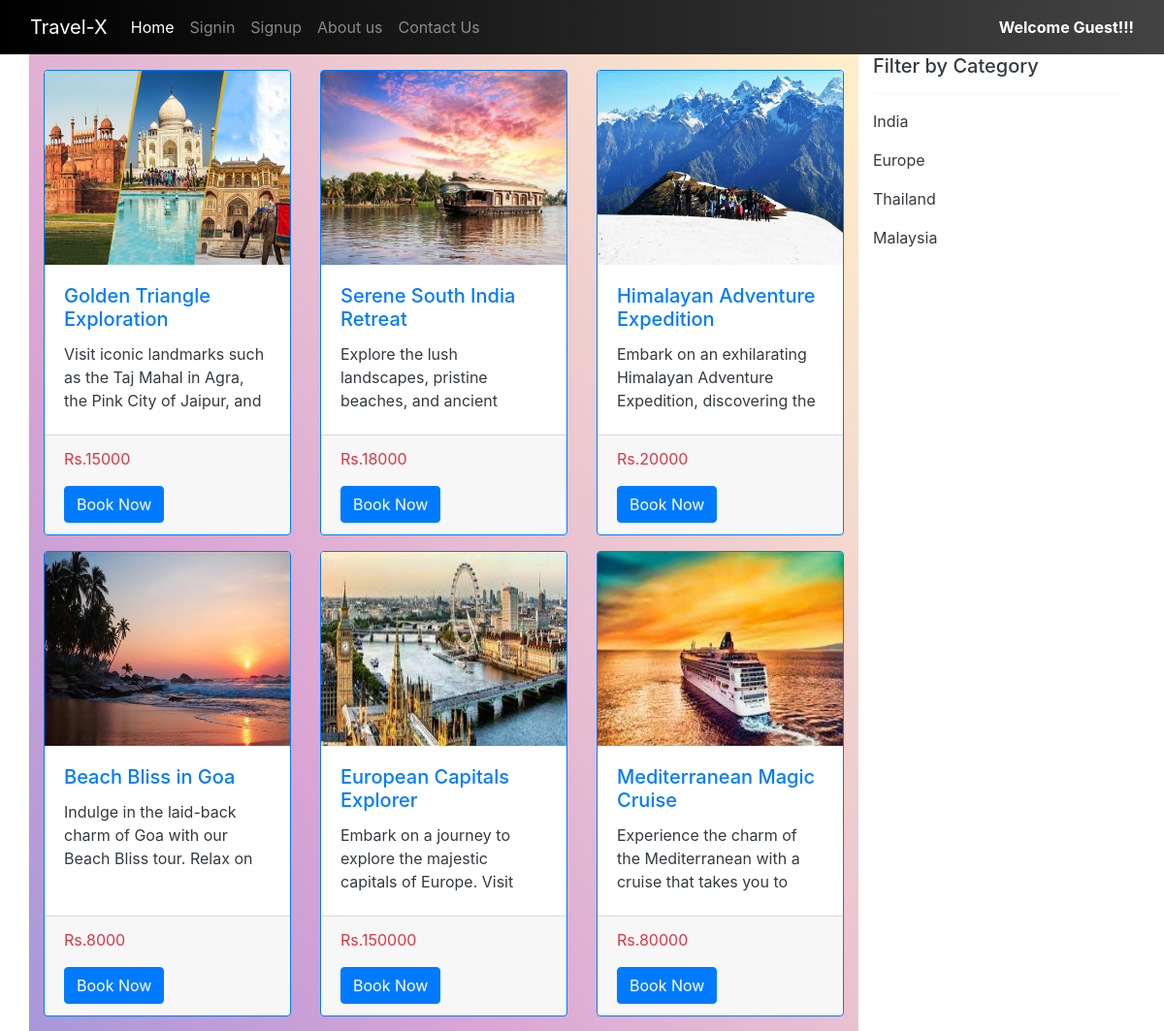
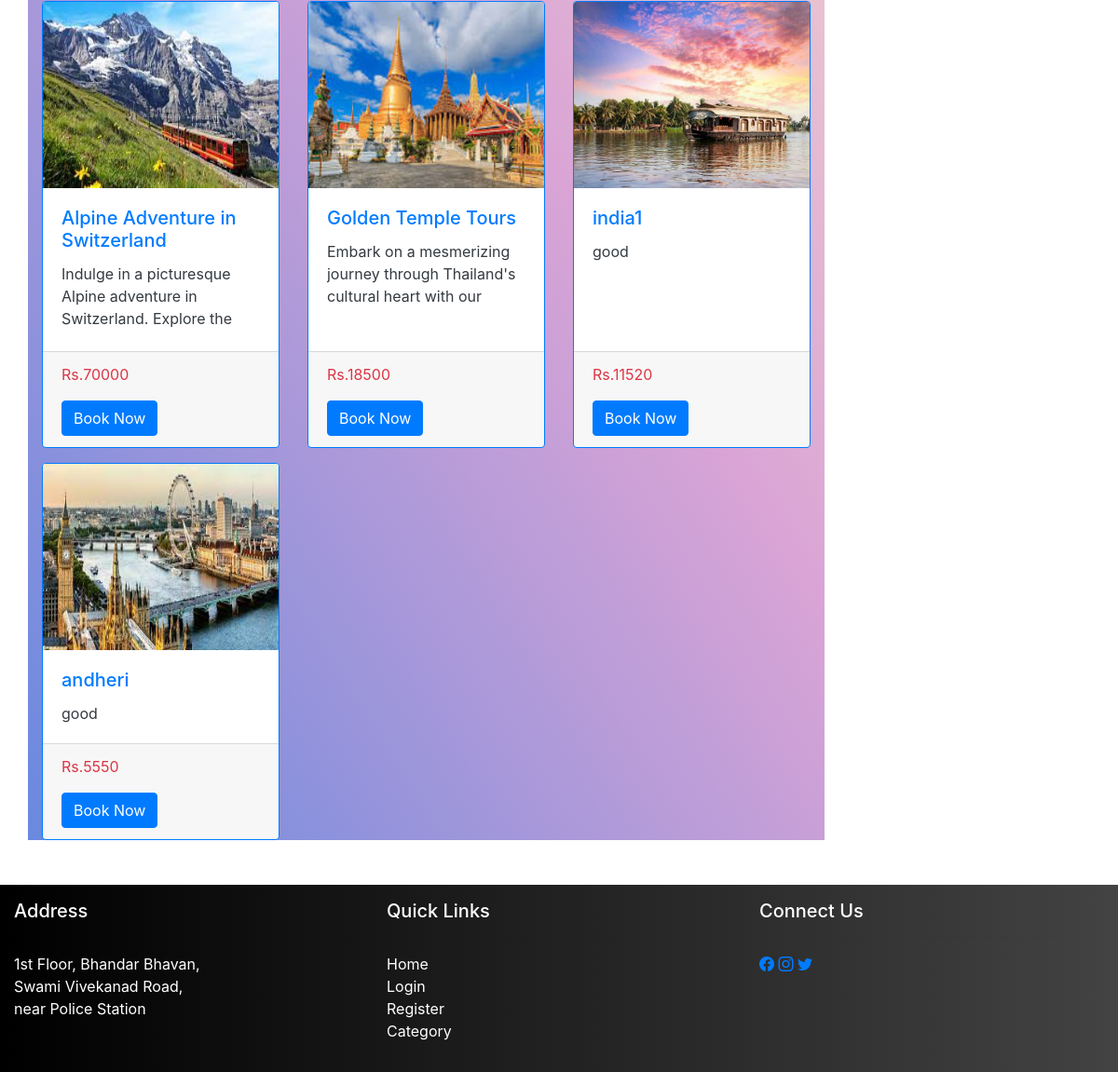
/main/, run on the app's committed database (2 pictures, top to bottom).
### Tourtravelapp/models.py (models this page shows)
class Pakage(models.Model):
    userid = models.ForeignKey(User, on_delete=models.CASCADE, null=True)
    pid = models.IntegerField(primary_key=True)
    pname = models.CharField(max_length=100)
    type =  (
        ("India", "India"),
        ("Europe", "Europe"),
        ("Thailand", "Thailand"),
        ("Malaysia", "Malaysia"),
    )
    category = models.CharField(max_length=50, choices=type, default="")
    pprice = models.IntegerField()
    pdescription = models.TextField()
    pimage = models.ImageField(upload_to='pakageimages')
    objects = models.Manager()
    pakagemanger = CustomManger()

### Tourtravelapp/views.py (the view)
# urls.py: path('main/', views.main, name='main'),
def main(request):
    username = request.user.username
    allpakages = Pakage.objects.all()
    context={'usern':username,'allpakages':allpakages}
    return render(request, 'main.html', context)

### Template/main.html (shortened to what this page needs)
{% extends 'base.html' %}
{% block body %}
<link rel="stylesheet" href="https://stackpath.bootstrapcdn.com/bootstrap/4.5.2/css/bootstrap.min.css">
<div class="container">
    <div class="row">
        <div class="col-md-9" style="background-image: linear-gradient( 58.2deg,  rgba(40,91,212,0.73) -3%, rgba(171,53,163,0.45) 49.3%, rgba(255,204,112,0.37) 97.7% );">
            <div class="row">
                {% for x in allpakages %}
                <div class="col-md-4 mt-3">
                    <div class="card border-primary bg-white h-100">
                        <img src="{{ x.pimage.url }}" class="card-img-top" alt="..." height="200px">
                        <div class="card-body">
                            <h5 class="card-title text-primary">{{ x.pname }}</h5>
                            <p class="card-text text-dark" style="max-height: 75px; overflow: hidden;">{{ x.pdescription }}</p>
                        </div>
                        <div class="card-footer">
                            <p class="card-text text-danger">Rs.{{ x.pprice }}</p>
                            <a href=" /addtocart/{{x.pid}}" class="btn btn-primary">Book Now</a>
                        </div>
                    </div>
                </div>
                {% endfor %}
            </div>
        </div>
        <div class="filter-category col-md-3" style="background-color: white;">
            <h5 class="text-dark">Filter by Category</h5>
            <hr>
            <p><a href="{% url 'india' %}" class="text-decoration-none text-dark">India</a></p>
            <p><a href="{% url 'europe' %}" class="text-decoration-none text-dark">Europe</a></p>
            <p><a href="{% url 'thailand' %}" class="text-decoration-none text-dark">Thailand</a></p>
            <p><a href="{% url 'malaysia' %}" class="text-decoration-none text-dark">Malaysia</a></p>
        </div>
    </div>
</div>
{% endblock %}

### Template/base.html (shortened to what this page needs)
<!doctype html>
<html lang="en">
  <head>
    <link href="https://cdn.jsdelivr.net/npm/bootstrap@5.3.2/dist/css/bootstrap.min.css" rel="stylesheet">
    <link rel="stylesheet" href="https://cdn.jsdelivr.net/npm/bootstrap-icons@1.11.3/font/bootstrap-icons.min.css">
  </head>
  <body>
  <div class="container-fluid md-5">
      <div class="row">
    <nav class="navbar navbar-expand-lg navbar-dark" style="background: linear-gradient(to right, #000000, #434343);">
      <div class="container-fluid">
        <a class="navbar-brand" href="{% url 'index' %}">Travel-X</a>
        <div class="collapse navbar-collapse" id="navbarScroll">
          <ul class="navbar-nav me-auto my-2 my-lg-0 navbar-nav-scroll" style="--bs-scroll-height: 100px;">
            <li class="nav-item">
              <a class="nav-link active" aria-current="page" href="{% url 'index' %}">Home</a>
            </li>
            {% if user.is_authenticated %}
            <li class="nav-item">
              <a class="nav-link" href="{% url 'showbooking' %}">My Bookings</a>
            </li>
            <li class="nav-item">
              <a class="nav-link" href="{% url 'userlogout' %}">Logout</a>
            </li>
            {% else %}
            <li class="nav-item">
              <a class="nav-link" href="{% url 'signin' %}">Signin</a>
            </li>
            <li class="nav-item">
              <a class="nav-link" href="{% url 'signup' %}">Signup</a>
            </li>
            {% endif %}
            <li class="nav-item">
              <a class="nav-link "href="{% url 'about' %}" >About us</a>
            </li>
            <li class="nav-item">
              <a class="nav-link " href="{% url 'contact' %}">Contact Us</a>
            </li>
          </ul>
        {% if user.is_authenticated %}
            <strong style="color: white;">Welcome {{user}}!!!</strong>
            <form class="d-flex" role="search" method ="get" action="{% url 'searchpakages' %}">>
              <input class="form-control me-2" name="q" value="{{query}}" type="search" placeholder="Search" aria-label="Search">
              <button class="btn btn-outline-success" type="submit">Search</button>
            </form>
        {% else %}
            <strong style="color: white;">Welcome Guest!!!</strong>
        {% endif %}
        </div>
      </div>
    </nav>
  </div>
</div>
    {% block body %}{% endblock %}
  <div class="container-fluid mt-5" style="background: linear-gradient(to right, #000000, #434343); color: #ffffff ">
    <div class="row">
        <div class="col-md-4 my-3">
            <h5>Address</h5>
            <hr>
            <address>
                1st Floor, Bhandar Bhavan,<br>
                Swami Vivekanad Road,<br>
                near Police Station
            </address>
        </div>
        <div class="col-md-4 my-3">
            <h5>Quick Links</h5>
            <hr>
            <ul class="list-unstyled">
                <li><a href="{% url 'index' %}" style="color: #ffffff;">Home</a></li>
                <li><a href="{% url 'signin' %}" style="color: #ffffff;">Login</a></li>
                <li><a href="{% url 'signup' %}" style="color: #ffffff;">Register</a></li>
                <li><a href="#" style="color: #ffffff;">Category</a></li>
            </ul>
        </div>
        <div class="col-md-4 my-3">
            <h5>Connect Us</h5>
            <hr>
            <div class="social-links">
                <a href="https://www.facebook.com" target="_blank"><i class="bi bi-facebook"></i></a>
                <a href="https://www.instagram.com" target="_blank"><i class="bi bi-instagram"></i></a>
                <a href="https://www.twitter.com" target="_blank"><i class="bi bi-twitter"></i></a>
            </div>
        </div>
    </div>
</div>
  </body>
</html>

### Template/base.html (style rules this page uses)
body { display: flex; flex-direction: column; min-height: 100vh; margin: 0; }
.container { flex: 1; }

### data on the page
Pakage: pimage (picture), pname "Golden Triangle Exploration", pdescription "Visit iconic landmarks such as the Taj Mahal in Agra, the Pink City of Jaipur, and…", pprice "15000"
Pakage: pimage (picture), pname "Serene South India Retreat", pdescription "Explore the lush landscapes, pristine beaches, and ancient…", pprice "18000"
Pakage: pimage (picture), pname "Himalayan Adventure Expedition", pdescription "Embark on an exhilarating Himalayan Adventure Expedition, discovering the…", pprice "20000"
Pakage: pimage (picture), pname "Beach Bliss in Goa", pdescription "Indulge in the laid-back charm of Goa with our Beach Bliss tour. Relax on…", pprice "8000"
Pakage: pimage (picture), pname "European Capitals Explorer", pdescription "Embark on a journey to explore the majestic capitals of Europe. Visit…", pprice "150000"
Pakage: pimage (picture), pname "Mediterranean Magic Cruise", pdescription "Experience the charm of the Mediterranean with a cruise that takes you to…", pprice "80000"
Pakage: pimage (picture), pname "Alpine Adventure in Switzerland", pdescription "Indulge in a picturesque Alpine adventure in Switzerland. Explore the…", pprice "70000"
Pakage: pimage (picture), pname "Golden Temple Tours", pdescription "Embark on a mesmerizing journey through Thailand's cultural heart with our…", pprice "18500"
Pakage: pimage (picture), pname "india1", pdescription "good", pprice "11520"
Pakage: pimage (picture), pname "andheri", pdescription "good", pprice "5550"
